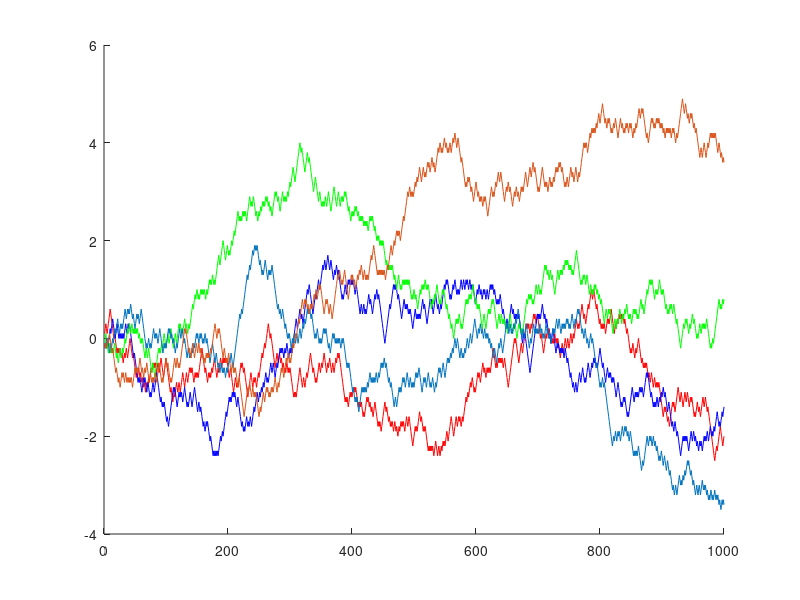

MATLAB code for this plot:
% problem 1
clear;
close all;
clc;

p = 0.5;
q = 1-p;
n = 1000;
trials = 10000;
s = 0.1;

x = cumsum((rand(n,trials)<p).*2*s-s);  % generate 10000 random walks. each column represent one random walk.

figure(1);
hold on;
plot(x((1:n),1),'r');
plot(x((1:n),2),'b');
plot(x((1:n),3),'g');
plot(x((1:n),4));
plot(x((1:n),5));
hold off;

mean_sim = mean(x(n,(1:trials)))
mean_est = n*(p-q)*s
var_sim = var(x(n,(1:trials)))
var_est = 4*n*p*q*s^2
